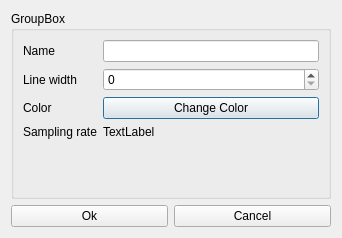
<?xml version="1.0" encoding="UTF-8"?>
<ui version="4.0">
 <class>Dialog</class>
 <widget class="QDialog" name="Dialog">
  <property name="geometry">
   <rect>
    <x>0</x>
    <y>0</y>
    <width>342</width>
    <height>238</height>
   </rect>
  </property>
  <property name="windowTitle">
   <string>Dialog</string>
  </property>
  <layout class="QVBoxLayout" name="verticalLayout">
   <item>
    <widget class="QGroupBox" name="grpName">
     <property name="title">
      <string>GroupBox</string>
     </property>
     <layout class="QFormLayout" name="formLayout">
      <item row="0" column="0">
       <widget class="QLabel" name="label">
        <property name="text">
         <string>Name</string>
        </property>
       </widget>
      </item>
      <item row="1" column="0">
       <widget class="QLabel" name="label_2">
        <property name="text">
         <string>Line width</string>
        </property>
       </widget>
      </item>
      <item row="1" column="1">
       <widget class="QSpinBox" name="spnWidth"/>
      </item>
      <item row="0" column="1">
       <widget class="QLineEdit" name="txtName"/>
      </item>
      <item row="2" column="0">
       <widget class="QLabel" name="label_3">
        <property name="text">
         <string>Color</string>
        </property>
       </widget>
      </item>
      <item row="2" column="1">
       <widget class="QPushButton" name="btnColor">
        <property name="text">
         <string>Change Color</string>
        </property>
       </widget>
      </item>
      <item row="3" column="0">
       <widget class="QLabel" name="label_4">
        <property name="text">
         <string>Sampling rate</string>
        </property>
       </widget>
      </item>
      <item row="3" column="1">
       <widget class="QLabel" name="lblSamplerate">
        <property name="text">
         <string>TextLabel</string>
        </property>
       </widget>
      </item>
     </layout>
    </widget>
   </item>
   <item>
    <layout class="QHBoxLayout" name="horizontalLayout">
     <item>
      <widget class="QPushButton" name="okButton">
       <property name="sizePolicy">
        <sizepolicy hsizetype="Minimum" vsizetype="Fixed">
         <horstretch>0</horstretch>
         <verstretch>0</verstretch>
        </sizepolicy>
       </property>
       <property name="text">
        <string>Ok</string>
       </property>
      </widget>
     </item>
     <item>
      <widget class="QPushButton" name="cancelButton">
       <property name="text">
        <string>Cancel</string>
       </property>
      </widget>
     </item>
    </layout>
   </item>
  </layout>
 </widget>
 <resources/>
 <connections/>
</ui>
